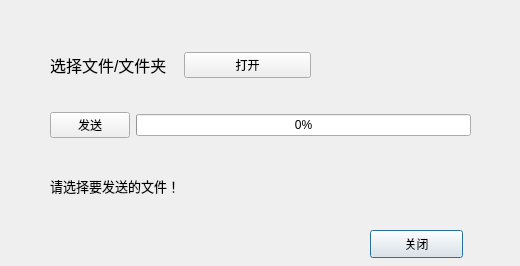
<?xml version="1.0" encoding="UTF-8"?>
<ui version="4.0">
 <class>Server</class>
 <widget class="QDialog" name="Server">
  <property name="geometry">
   <rect>
    <x>0</x>
    <y>0</y>
    <width>520</width>
    <height>266</height>
   </rect>
  </property>
  <property name="windowTitle">
   <string>Dialog</string>
  </property>
  <widget class="QLabel" name="sStatusLbl">
   <property name="geometry">
    <rect>
     <x>50</x>
     <y>150</y>
     <width>401</width>
     <height>71</height>
    </rect>
   </property>
   <property name="font">
    <font>
     <pointsize>10</pointsize>
    </font>
   </property>
   <property name="text">
    <string>请选择要发送的文件！</string>
   </property>
  </widget>
  <widget class="QPushButton" name="sCloseBtn">
   <property name="geometry">
    <rect>
     <x>370</x>
     <y>230</y>
     <width>93</width>
     <height>28</height>
    </rect>
   </property>
   <property name="text">
    <string>关闭</string>
   </property>
  </widget>
  <widget class="QWidget" name="">
   <property name="geometry">
    <rect>
     <x>50</x>
     <y>50</y>
     <width>261</width>
     <height>30</height>
    </rect>
   </property>
   <layout class="QHBoxLayout" name="horizontalLayout">
    <item>
     <widget class="QLabel" name="label_2">
      <property name="font">
       <font>
        <pointsize>12</pointsize>
       </font>
      </property>
      <property name="text">
       <string>选择文件/文件夹</string>
      </property>
     </widget>
    </item>
    <item>
     <widget class="QPushButton" name="sOpenBtn">
      <property name="text">
       <string>打开</string>
      </property>
     </widget>
    </item>
   </layout>
  </widget>
  <widget class="QWidget" name="">
   <property name="geometry">
    <rect>
     <x>50</x>
     <y>110</y>
     <width>421</width>
     <height>30</height>
    </rect>
   </property>
   <layout class="QHBoxLayout" name="horizontalLayout_2">
    <item>
     <widget class="QPushButton" name="sSendBtn">
      <property name="text">
       <string>发送</string>
      </property>
     </widget>
    </item>
    <item>
     <widget class="QProgressBar" name="progressBar">
      <property name="value">
       <number>0</number>
      </property>
     </widget>
    </item>
   </layout>
  </widget>
 </widget>
 <resources/>
 <connections/>
</ui>
